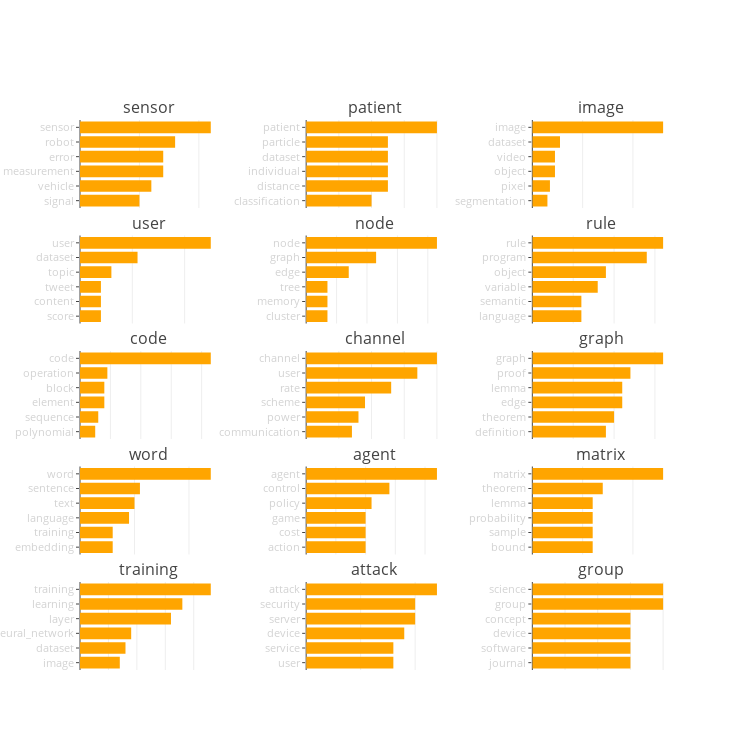

Notebook code cell kept with this figure:
### Code cell
draw_barchart(volume) # volume topics

### Figure 1 — Plotly figure (JSON) as saved in the notebook; plotly's stock layout.template omitted (floating-point values rounded to 4 significant figures)
{"data": [{"marker": {"color": "orange"}, "name": "topic #1", "orientation": "h", "type": "bar", "x": [0.005, 0.006, 0.007, 0.007, 0.008, 0.011], "xaxis": "x1", "y": ["signal", "vehicle", "measurement", "error", "robot", "sensor"], "yaxis": "y1"}, {"marker": {"color": "orange"}, "name": "topic #2", "orientation": "h", "type": "bar", "x": [0.004, 0.005, 0.005, 0.005, 0.005, 0.008], "xaxis": "x2", "y": ["classification", "distance", "individual", "dataset", "particle", "patient"], "yaxis": "y2"}, {"marker": {"color": "orange"}, "name": "topic #3", "orientation": "h", "type": "bar", "x": [0.006, 0.007, 0.009, 0.009, 0.011, 0.052], "xaxis": "x3", "y": ["segmentation", "pixel", "object", "video", "dataset", "image"], "yaxis": "y3"}, {"marker": {"color": "orange"}, "name": "topic #4", "orientation": "h", "type": "bar", "x": [0.004, 0.004, 0.004, 0.006, 0.011, 0.025], "xaxis": "x4", "y": ["score", "content", "tweet", "topic", "dataset", "user"], "yaxis": "y4"}, {"marker": {"color": "orange"}, "name": "topic #5", "orientation": "h", "type": "bar", "x": [0.007, 0.007, 0.007, 0.014, 0.023, 0.043], "xaxis": "x5", "y": ["cluster", "memory", "tree", "edge", "graph", "node"], "yaxis": "y5"}, {"marker": {"color": "orange"}, "name": "topic #6", "orientation": "h", "type": "bar", "x": [0.006, 0.006, 0.008, 0.009, 0.014, 0.016], "xaxis": "x6", "y": ["language", "semantic", "variable", "object", "program", "rule"], "yaxis": "y6"}, {"marker": {"color": "orange"}, "name": "topic #7", "orientation": "h", "type": "bar", "x": [0.005, 0.006, 0.008, 0.008, 0.009, 0.043], "xaxis": "x7", "y": ["polynomial", "sequence", "element", "block", "operation", "code"], "yaxis": "y7"}, {"marker": {"color": "orange"}, "name": "topic #8", "orientation": "h", "type": "bar", "x": [0.007, 0.008, 0.009, 0.013, 0.017, 0.02], "xaxis": "x8", "y": ["communication", "power", "scheme", "rate", "user", "channel"], "yaxis": "y8"}, {"marker": {"color": "orange"}, "name": "topic #9", "orientation": "h", "type": "bar", "x": [0.009, 0.01, 0.011, 0.011, 0.012, 0.016], "xaxis": "x9", "y": ["definition", "theorem", "edge", "lemma", "proof", "graph"], "yaxis": "y9"}, {"marker": {"color": "orange"}, "name": "topic #10", "orientation": "h", "type": "bar", "x": [0.006, 0.006, 0.009, 0.01, 0.011, 0.024], "xaxis": "x10", "y": ["embedding", "training", "language", "text", "sentence", "word"], "yaxis": "y10"}, {"marker": {"color": "orange"}, "name": "topic #11", "orientation": "h", "type": "bar", "x": [0.01, 0.01, 0.01, 0.011, 0.014, 0.022], "xaxis": "x11", "y": ["action", "cost", "game", "policy", "control", "agent"], "yaxis": "y11"}, {"marker": {"color": "orange"}, "name": "topic #12", "orientation": "h", "type": "bar", "x": [0.006, 0.006, 0.006, 0.006, 0.007, 0.013], "xaxis": "x12", "y": ["bound", "sample", "probability", "lemma", "theorem", "matrix"], "yaxis": "y12"}, {"marker": {"color": "orange"}, "name": "topic #13", "orientation": "h", "type": "bar", "x": [0.007, 0.008, 0.009, 0.016, 0.018, 0.023], "xaxis": "x13", "y": ["image", "dataset", "neural_network", "layer", "learning", "training"], "yaxis": "y13"}, {"marker": {"color": "orange"}, "name": "topic #14", "orientation": "h", "type": "bar", "x": [0.008, 0.008, 0.009, 0.01, 0.01, 0.012], "xaxis": "x14", "y": ["user", "service", "device", "server", "security", "attack"], "yaxis": "y14"}, {"marker": {"color": "orange"}, "name": "topic #15", "orientation": "h", "type": "bar", "x": [0.003, 0.003, 0.003, 0.003, 0.004, 0.004], "xaxis": "x15", "y": ["journal", "software", "device", "concept", "group", "science"], "yaxis": "y15"}], "layout": {"annotations": [{"font": {"size": 16}, "showarrow": false, "text": "sensor", "x": 0.1167, "xanchor": "center", "xref": "paper", "y": 1, "yanchor": "bottom", "yref": "paper"}, {"font": {"size": 16}, "showarrow": false, "text": "patient", "x": 0.5, "xanchor": "center", "xref": "paper", "y": 1, "yanchor": "bottom", "yref": "paper"}, {"font": {"size": 16}, "showarrow": false, "text": "image", "x": 0.8833, "xanchor": "center", "xref": "paper", "y": 1, "yanchor": "bottom", "yref": "paper"}, {"font": {"size": 16}, "showarrow": false, "text": "user", "x": 0.1167, "xanchor": "center", "xref": "paper", "y": 0.79, "yanchor": "bottom", "yref": "paper"}, {"font": {"size": 16}, "showarrow": false, "text": "node", "x": 0.5, "xanchor": "center", "xref": "paper", "y": 0.79, "yanchor": "bottom", "yref": "paper"}, {"font": {"size": 16}, "showarrow": false, "text": "rule", "x": 0.8833, "xanchor": "center", "xref": "paper", "y": 0.79, "yanchor": "bottom", "yref": "paper"}, {"font": {"size": 16}, "showarrow": false, "text": "code", "x": 0.1167, "xanchor": "center", "xref": "paper", "y": 0.58, "yanchor": "bottom", "yref": "paper"}, {"font": {"size": 16}, "showarrow": false, "text": "channel", "x": 0.5, "xanchor": "center", "xref": "paper", "y": 0.58, "yanchor": "bottom", "yref": "paper"}, {"font": {"size": 16}, "showarrow": false, "text": "graph", "x": 0.8833, "xanchor": "center", "xref": "paper", "y": 0.58, "yanchor": "bottom", "yref": "paper"}, {"font": {"size": 16}, "showarrow": false, "text": "word", "x": 0.1167, "xanchor": "center", "xref": "paper", "y": 0.37, "yanchor": "bottom", "yref": "paper"}, {"font": {"size": 16}, "showarrow": false, "text": "agent", "x": 0.5, "xanchor": "center", "xref": "paper", "y": 0.37, "yanchor": "bottom", "yref": "paper"}, {"font": {"size": 16}, "showarrow": false, "text": "matrix", "x": 0.8833, "xanchor": "center", "xref": "paper", "y": 0.37, "yanchor": "bottom", "yref": "paper"}, {"font": {"size": 16}, "showarrow": false, "text": "training", "x": 0.1167, "xanchor": "center", "xref": "paper", "y": 0.16, "yanchor": "bottom", "yref": "paper"}, {"font": {"size": 16}, "showarrow": false, "text": "attack", "x": 0.5, "xanchor": "center", "xref": "paper", "y": 0.16, "yanchor": "bottom", "yref": "paper"}, {"font": {"size": 16}, "showarrow": false, "text": "group", "x": 0.8833, "xanchor": "center", "xref": "paper", "y": 0.16, "yanchor": "bottom", "yref": "paper"}], "height": 750, "margin": {"t": 120}, "showlegend": false, "title": "", "width": 750, "xaxis1": {"anchor": "y1", "domain": [0, 0.2333], "showticklabels": false}, "xaxis10": {"anchor": "y10", "domain": [0, 0.2333], "showticklabels": false}, "xaxis11": {"anchor": "y11", "domain": [0.3833, 0.6167], "showticklabels": false}, "xaxis12": {"anchor": "y12", "domain": [0.7667, 1.0], "showticklabels": false}, "xaxis13": {"anchor": "y13", "domain": [0, 0.2333], "showticklabels": false}, "xaxis14": {"anchor": "y14", "domain": [0.3833, 0.6167], "showticklabels": false}, "xaxis15": {"anchor": "y15", "domain": [0.7667, 1.0], "showticklabels": false}, "xaxis2": {"anchor": "y2", "domain": [0.3833, 0.6167], "showticklabels": false}, "xaxis3": {"anchor": "y3", "domain": [0.7667, 1.0], "showticklabels": false}, "xaxis4": {"anchor": "y4", "domain": [0, 0.2333], "showticklabels": false}, "xaxis5": {"anchor": "y5", "domain": [0.3833, 0.6167], "showticklabels": false}, "xaxis6": {"anchor": "y6", "domain": [0.7667, 1.0], "showticklabels": false}, "xaxis7": {"anchor": "y7", "domain": [0, 0.2333], "showticklabels": false}, "xaxis8": {"anchor": "y8", "domain": [0.3833, 0.6167], "showticklabels": false}, "xaxis9": {"anchor": "y9", "domain": [0.7667, 1.0], "showticklabels": false}, "yaxis1": {"anchor": "x1", "domain": [0.84, 1], "tickfont": {"color": "lightgrey", "size": 11}, "ticklen": 3}, "yaxis10": {"anchor": "x10", "domain": [0.21, 0.37], "tickfont": {"color": "lightgrey", "size": 11}, "ticklen": 3}, "yaxis11": {"anchor": "x11", "domain": [0.21, 0.37], "tickfont": {"color": "lightgrey", "size": 11}, "ticklen": 3}, "yaxis12": {"anchor": "x12", "domain": [0.21, 0.37], "tickfont": {"color": "lightgrey", "size": 11}, "ticklen": 3}, "yaxis13": {"anchor": "x13", "domain": [0, 0.16], "tickfont": {"color": "lightgrey", "size": 11}, "ticklen": 3}, "yaxis14": {"anchor": "x14", "domain": [0, 0.16], "tickfont": {"color": "lightgrey", "size": 11}, "ticklen": 3}, "yaxis15": {"anchor": "x15", "domain": [0, 0.16], "tickfont": {"color": "lightgrey", "size": 11}, "ticklen": 3}, "yaxis2": {"anchor": "x2", "domain": [0.84, 1], "tickfont": {"color": "lightgrey", "size": 11}, "ticklen": 3}, "yaxis3": {"anchor": "x3", "domain": [0.84, 1], "tickfont": {"color": "lightgrey", "size": 11}, "ticklen": 3}, "yaxis4": {"anchor": "x4", "domain": [0.63, 0.79], "tickfont": {"color": "lightgrey", "size": 11}, "ticklen": 3}, "yaxis5": {"anchor": "x5", "domain": [0.63, 0.79], "tickfont": {"color": "lightgrey", "size": 11}, "ticklen": 3}, "yaxis6": {"anchor": "x6", "domain": [0.63, 0.79], "tickfont": {"color": "lightgrey", "size": 11}, "ticklen": 3}, "yaxis7": {"anchor": "x7", "domain": [0.42, 0.58], "tickfont": {"color": "lightgrey", "size": 11}, "ticklen": 3}, "yaxis8": {"anchor": "x8", "domain": [0.42, 0.58], "tickfont": {"color": "lightgrey", "size": 11}, "ticklen": 3}, "yaxis9": {"anchor": "x9", "domain": [0.42, 0.58], "tickfont": {"color": "lightgrey", "size": 11}, "ticklen": 3}}}
